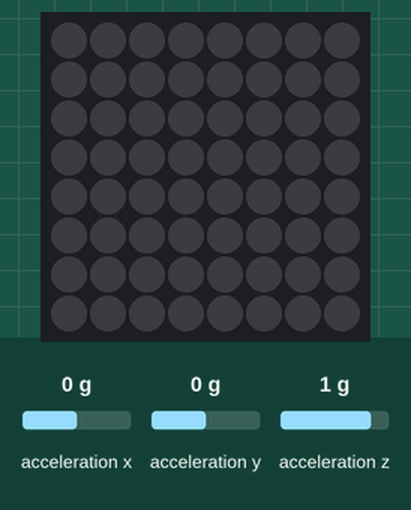
The program below on a simulated Raspberry Pi (BCM pin numbers) with a Sense HAT. Parts: the Sense HAT's 8×8 RGB LED matrix. Inputs (shaded band) come from the test bench; at power-on: acceleration x 0 g, acceleration y 0 g, acceleration z 1 g. What the program prints to the terminal is not drawn.

Above: at 1.2 s.
1.3 s: acceleration x set to -1.4 g
At 1.6 s:
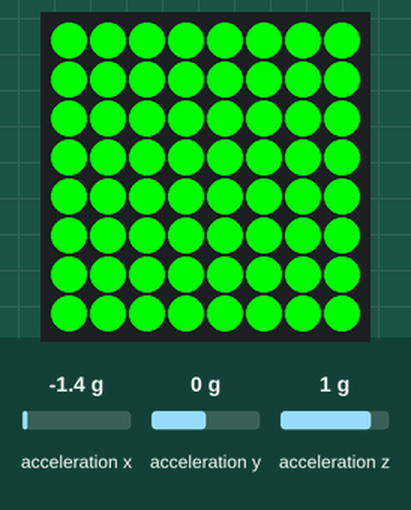
2.8 s: acceleration y set to -1.4 g
At 4.2 s:
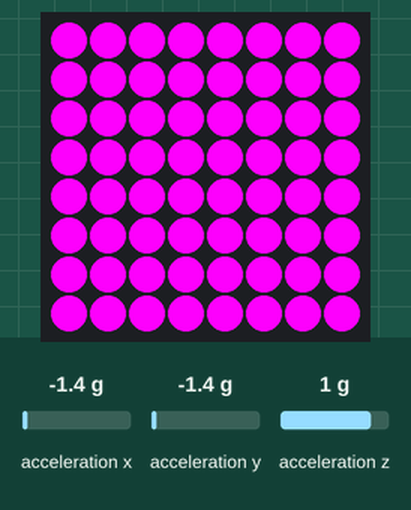
5.8 s: acceleration y set to 0.8 g
At 6.4 s:
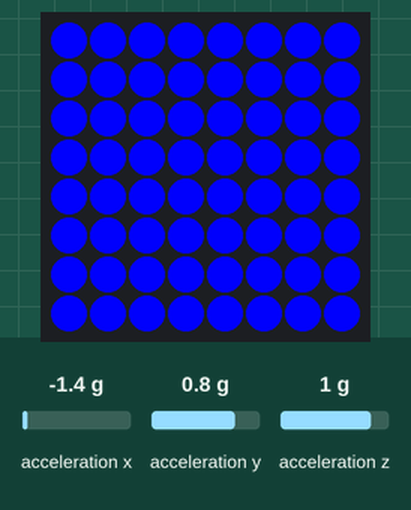
Timing chart, 0 to 8.8 s (numbered marks = the images above; inputs shaded):
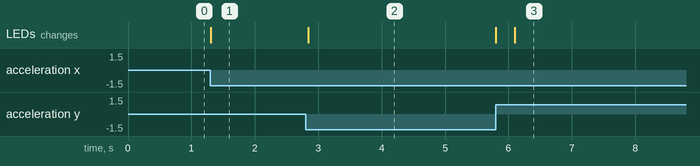

The program:

getDirection.py
```python
from sense_hat import SenseHat

sense = SenseHat()


while True:
    acceleration = sense.get_accelerometer_raw()
    x = acceleration['x']
    y = acceleration['y']
    z = acceleration['z']

    x=round(x, 0)
    y=round(y, 0)
    z=round(z, 0)

    if x == 1:
        r = 255
        g = 0
        b = 0
        sense.clear((r, g, b))

    if x == -1:
        r = 0
        g = 255
        b = 0
        sense.clear((r, g, b))

    if y == 1:
        r = 0
        g = 0
        b = 255
        sense.clear((r, g, b))

    if y == -1:
        r = 255
        g = 0
        b = 255
        sense.clear((r, g, b))

    print("x={0}, y={1}, z={2}".format(x, y, z))
```

Measured:
- after the input at 1.3 s, the LEDs: change at once (image 1)
- after the input at 2.8 s, the LEDs: change at once (image 2)
- after the input at 5.8 s, the LEDs: first change at once (image 3 shows a later state)
